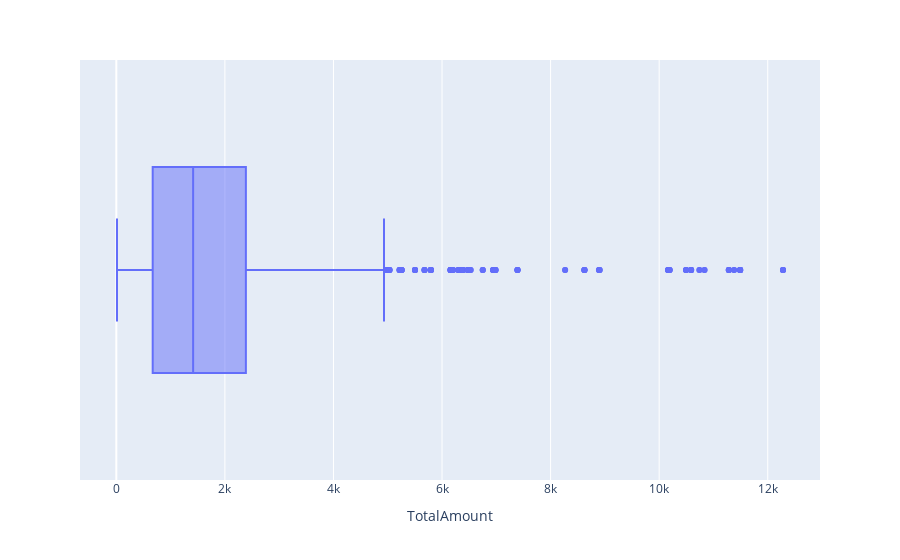

The code cell stored with this chart in its notebook:
### Code cell
px.box(data_frame=order,x='TotalAmount')

### Figure 1 — Plotly figure (JSON) as saved in the notebook; plotly's stock layout.template omitted (floating-point values rounded to 4 significant figures; data arrays with more than 128 entries replaced by an {"elided": "..."} marker saying what was removed)
{"data": [{"alignmentgroup": "True", "hovertemplate": "TotalAmount=%{x}<extra></extra>", "legendgroup": "", "marker": {"color": "#636efa"}, "name": "", "notched": false, "offsetgroup": "", "orientation": "h", "showlegend": false, "type": "box", "x": {"elided": "2148 float values"}, "x0": " ", "xaxis": "x", "y0": " ", "yaxis": "y"}], "layout": {"boxmode": "group", "legend": {"tracegroupgap": 0}, "margin": {"t": 60}, "xaxis": {"anchor": "y", "domain": [0, 1], "title": {"text": "TotalAmount"}}, "yaxis": {"anchor": "x", "domain": [0, 1]}}}
